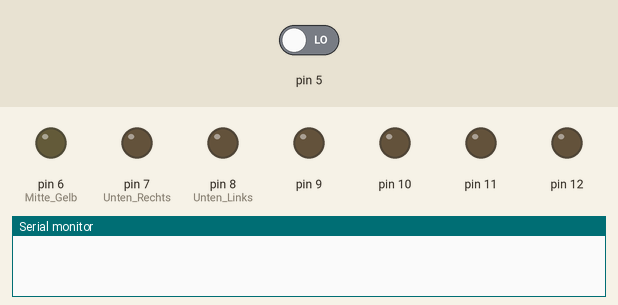
This sketch was run on a simulated Arduino Uno, built with avr-gcc and run on an emulated ATmega328P. Shown: output pins drawn as LEDs (lit = HIGH), the last lines printed to the serial monitor. Dashed ring = blinking. Inputs (shaded band) come from the test bench; at power-on: pin 5 LOW. Random numbers use the default seed unless the sketch sets one.

Above: at 1.4 s.
1.5 s: pin 5 driven HIGH
At 2.65 s:
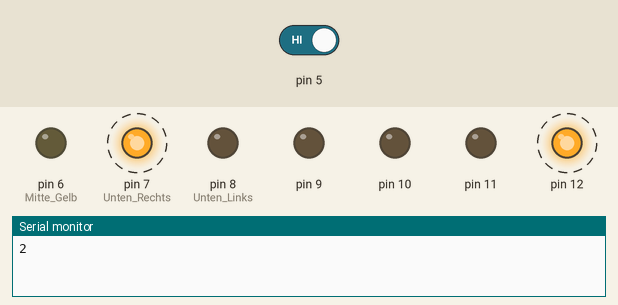
4.5 s: pin 5 driven LOW
At 6.3 s:
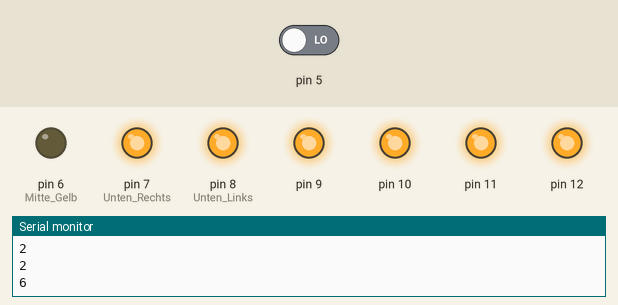
6.6 s: pin 5 driven HIGH
At 7.75 s:
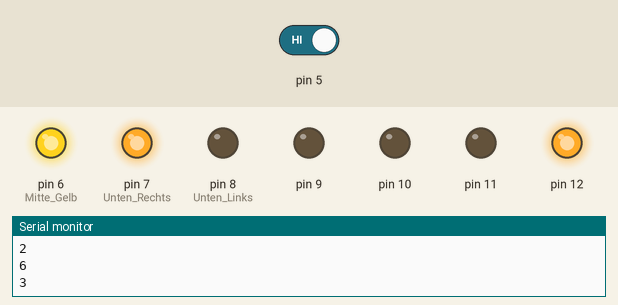
Timing chart, 0 to 31.2 s (numbered marks = the images above; inputs shaded):
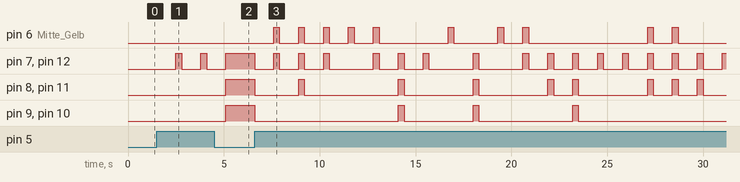

The sketch:

Aufgabe2_Wuerfel_aus_LEDs.ino
```cpp
int ergebnis = 0;

void setup() {
  // put your setup code here, to run once:
  Serial.begin(9600);

  pinMode(5, INPUT);
  pinMode(6, OUTPUT); //Mitte Gelb
  pinMode(7, OUTPUT); //Unten Rechts
  pinMode(8, OUTPUT); //Unten Links
  pinMode(9, OUTPUT);
  pinMode(10, OUTPUT);
  pinMode(11, OUTPUT);
  pinMode(12, OUTPUT);

}

void loop() {
  // put your main code here, to run repeatedly:
  if(digitalRead(5)==HIGH){
    ledsAus();
    ergebnis = random(1, 7);
    Serial.println(ergebnis);

    delay(1000); //delay fühlt besser an.
    //eins
    if(ergebnis == 1){
    digitalWrite(6, HIGH);

    }
    //zwei
    else if(ergebnis == 2){
    digitalWrite(12, HIGH);
    digitalWrite(7, HIGH);

    }
    //drei
    else if(ergebnis == 3){
    digitalWrite(12, HIGH);
    digitalWrite(7, HIGH);
    digitalWrite(6, HIGH);

    }
    //vier
    else if(ergebnis == 4){
    digitalWrite(12, HIGH);
    digitalWrite(7, HIGH);
    digitalWrite(11, HIGH);
    digitalWrite(8, HIGH);

    }
    //fünf
    else if(ergebnis == 5){
    digitalWrite(12, HIGH);
    digitalWrite(7, HIGH);
    digitalWrite(11, HIGH);
    digitalWrite(8, HIGH);
    digitalWrite(6, HIGH);

    }
    //sechs
    else if(ergebnis == 6){
    digitalWrite(12, HIGH);
    digitalWrite(7, HIGH);
    digitalWrite(11, HIGH);
    digitalWrite(8, HIGH);
    digitalWrite(9, HIGH);
    digitalWrite(10, HIGH);
    }

    else {
      Serial.println("Hä");
    }


  }
  delay(300);

}

void ledsAus(){
  digitalWrite(6, LOW);
  digitalWrite(10, LOW);
  digitalWrite(9, LOW);
  digitalWrite(12, LOW);
  digitalWrite(7, LOW);
  digitalWrite(8, LOW);
  digitalWrite(11, LOW);
}
```

Measured:
- after the input at 1.5 s, pin 7 (Unten_Rechts), pin 12: alternates HIGH for 0.30 s and LOW for 1.0 s, starting after 1.0 s
- after the input at 6.6 s, pin 6 (Mitte_Gelb): LOW → HIGH after 1.0 s, → LOW 0.30 s later, → HIGH 1.0 s later, → LOW 0.30 s later, … (20 changes in this stretch); pin 7 (Unten_Rechts): HIGH → LOW at once, → HIGH 1.0 s later, → LOW 0.30 s later, → HIGH 1.0 s later, … (32 changes in this stretch)
